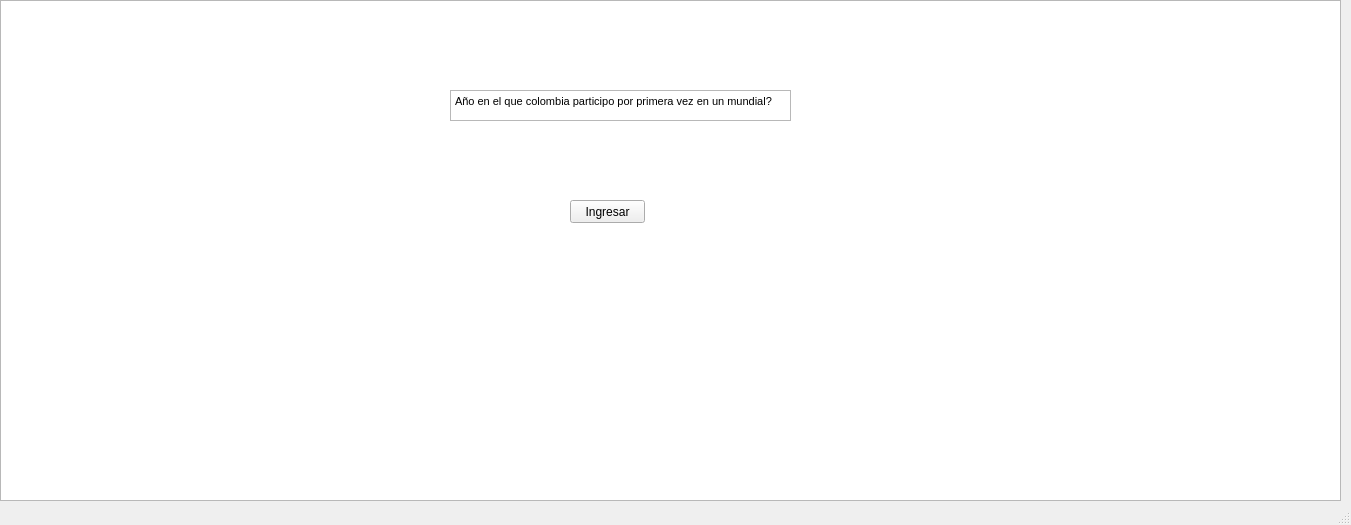
<?xml version="1.0" encoding="UTF-8"?>
<ui version="4.0">
 <class>acceso</class>
 <widget class="QMainWindow" name="acceso">
  <property name="geometry">
   <rect>
    <x>0</x>
    <y>0</y>
    <width>1351</width>
    <height>525</height>
   </rect>
  </property>
  <property name="windowTitle">
   <string>MainWindow</string>
  </property>
  <widget class="QWidget" name="centralwidget">
   <widget class="QGraphicsView" name="graphicsView">
    <property name="geometry">
     <rect>
      <x>0</x>
      <y>0</y>
      <width>1341</width>
      <height>501</height>
     </rect>
    </property>
   </widget>
   <widget class="QPushButton" name="pushButton">
    <property name="geometry">
     <rect>
      <x>570</x>
      <y>200</y>
      <width>75</width>
      <height>23</height>
     </rect>
    </property>
    <property name="text">
     <string>Ingresar</string>
    </property>
   </widget>
   <widget class="QTextEdit" name="textEdit">
    <property name="geometry">
     <rect>
      <x>450</x>
      <y>90</y>
      <width>341</width>
      <height>31</height>
     </rect>
    </property>
    <property name="html">
     <string>&lt;!DOCTYPE HTML PUBLIC &quot;-//W3C//DTD HTML 4.0//EN&quot; &quot;http://www.w3.org/TR/REC-html40/strict.dtd&quot;&gt;
&lt;html&gt;&lt;head&gt;&lt;meta name=&quot;qrichtext&quot; content=&quot;1&quot; /&gt;&lt;style type=&quot;text/css&quot;&gt;
p, li { white-space: pre-wrap; }
&lt;/style&gt;&lt;/head&gt;&lt;body style=&quot; font-family:'MS Shell Dlg 2'; font-size:8.25pt; font-weight:400; font-style:normal;&quot;&gt;
&lt;p style=&quot; margin-top:0px; margin-bottom:0px; margin-left:0px; margin-right:0px; -qt-block-indent:0; text-indent:0px;&quot;&gt;Año en el que colombia participo por primera vez en un mundial?&lt;/p&gt;&lt;/body&gt;&lt;/html&gt;</string>
    </property>
   </widget>
  </widget>
  <widget class="QMenuBar" name="menubar">
   <property name="geometry">
    <rect>
     <x>0</x>
     <y>0</y>
     <width>1351</width>
     <height>21</height>
    </rect>
   </property>
  </widget>
  <widget class="QStatusBar" name="statusbar"/>
 </widget>
 <resources/>
 <connections/>
</ui>
